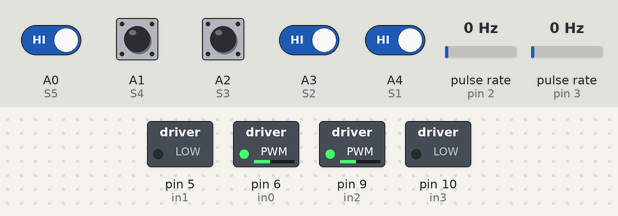
A sketch run on a simulated Arduino Uno, built with avr-gcc and run on an emulated ATmega328P. Shown: switched loads named in the sketch (green lamp = pin HIGH). Wiring (inferred from the names in the program): 2 × pulse sensor: data pin 2 / data pin 3. Inputs (shaded band) come from the test bench; at power-on: A0 (S5), A1 (S4), A2 (S3), A3 (S2), A4 (S1) HIGH, pulse rate (sensors on pin 2, pin 3) 0 Hz.

Above: at 1.2 s.
1.3 s: A0 (S5) driven LOW
At 2.5 s:
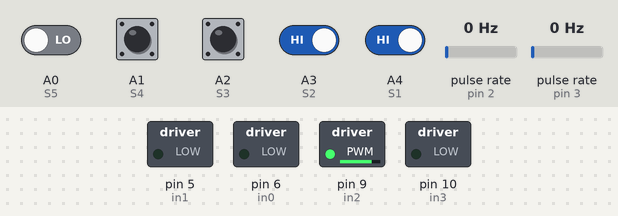
2.8 s: A4 (S1) driven LOW
At 3.7 s:
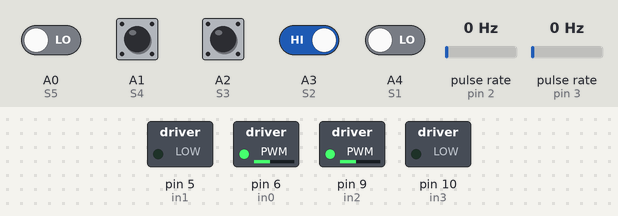
4.3 s: A3 (S2) driven LOW
At 4.8 s:
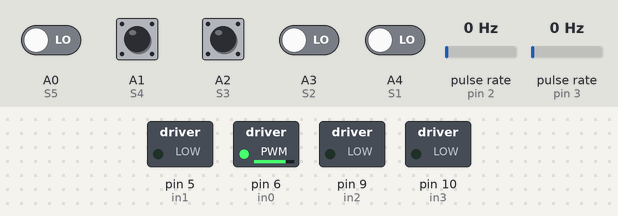
5.8 s: A3 (S2) driven HIGH
At 7.1 s:
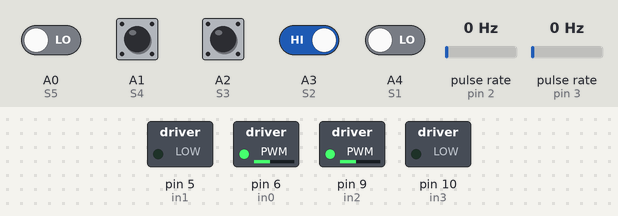
Timing chart, 0 to 8.3 s (numbered marks = the images above; inputs shaded):
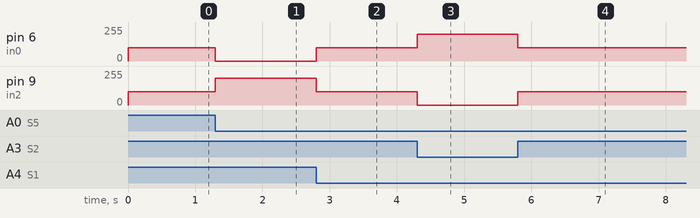

Measured:
- after the input at 1.3 s, pin 6 (in0): 100/255 → 0/255 at once; pin 9 (in2): 100/255 → 200/255 at once
- after the input at 2.8 s, pin 6 (in0): 0/255 → 100/255 at once; pin 9 (in2): 200/255 → 100/255 at once
- after the input at 4.3 s, pin 6 (in0): 100/255 → 200/255 at once; pin 9 (in2): 100/255 → 0/255 at once
- after the input at 5.8 s, pin 6 (in0): 200/255 → 100/255 at once; pin 9 (in2): 0/255 → 100/255 at once

The sketch:

lifo_draft.ino
```cpp
// Motor driver pins
int in0 = 6;
int in1 = 5;
int in2 = 9;
int in3 = 10;


// int ena = 25;   // PWM pin
// int enb = 26;   // PWM pin

// IR sensors
#define S1 A4
#define S2 A3
#define S3 A2
#define S4 A1
#define S5 A0

// Encoder pins
#define ENC_L 2
#define ENC_R 3

volatile long leftCount = 0;
volatile long rightCount = 0;

// 90-degree turn calibration (START VALUE)
#define TURN_COUNT 260
#define FORWARD_COUNT 240


// int encoderPin1= 33;
// int encoderPin2 = 34;

//PID Varables
float Kp = 100;
float Ki = 0;
float Kd = 0;

float error = 0;
float previousError = 0;
float integral = 0;
unsigned long lastTime = 0;
int baseSpeed = 100;
int previous_error = 0;

//need to check for high and low
void setup() {
  // put your setup code here, to run once:

  pinMode(in1, OUTPUT);
  pinMode(in2, OUTPUT);
  pinMode(in3, OUTPUT);
  pinMode(in0, OUTPUT);


  pinMode(S1, INPUT);
  pinMode(S2, INPUT);
  pinMode(S3, INPUT);
  pinMode(S4, INPUT);
  pinMode(S5, INPUT);
  Serial.begin(9600);

  pinMode(ENC_L, INPUT_PULLUP);
  pinMode(ENC_R, INPUT_PULLUP);

  attachInterrupt(digitalPinToInterrupt(ENC_L), leftEncoderISR, RISING);
  attachInterrupt(digitalPinToInterrupt(ENC_R), rightEncoderISR, RISING);


  lastTime = millis();


//   pinMode(encoderPin1, INPUT_PULLUP);
//   pinMode(encoderPin2, INPUT_PULLUP);

//   digitalWrite(encoderPin1, HIGH);
//   digitalWrite(encoderPin2, HIGH);


// attachInterrupt(encoderPin1, updateEncoder, CHANGE);
// attachInterrupt(encoderPin2, updateEncoder, CHANGE);


}
 int readError(int prev_error) {
  int s1 = !digitalRead(S1);
  int s2 = !digitalRead(S2);   //check after serial printing
  int s3 = !digitalRead(S3);
  int s4 = !digitalRead(S4);
  int s5 = !digitalRead(S5);
  // Serial.print(s1);
  // Serial.print(s2);
  // Serial.print(s3);
  // Serial.print(s4);
  // Serial.println(s5);


  int error =  (-2*s1) + (-1*s2) + (0*s3) + (1*s4) + (2*s5);
  if(s1 == 0 && s2 == 0 && s4 == 0 && s5 == 0 && s3 == 0) {
    error = prev_error;
  }
  return error;
}


int computePID(int error) {
  unsigned long now = millis();
  float dt = (now - lastTime) / 1000.0; // seconds
  lastTime = now;

  if (dt <= 0) dt = 0.001; // safety

  // Integral with anti-windup
  integral += error * dt;
  integral = constrain(integral, -50, 50);

  // Derivative
  float derivative = (error - previousError) / dt;
  previousError = error;

  float output = (Kp * error) + (Ki * integral) + (Kd * derivative);

  return constrain(output, -100, 100);
}

void setMotorSpeed(int leftSpeed, int rightSpeed) {
  int s1 = !digitalRead(S1);
  int s2 = !digitalRead(S2);   //check after serial printing
  int s3 = !digitalRead(S3);
  int s4 = !digitalRead(S4);
  int s5 = !digitalRead(S5);
  // if(s1 == 0 && s2 == 0 && s4 == 0 && s5 == 0 && s3 == 0) {
  //   leftSpeed = 0;
  //   rightSpeed =0;

  // }
  leftSpeed = constrain(leftSpeed, 0, 255);
  rightSpeed = constrain(rightSpeed, 0, 255);
  // leftSpeed = 50;
  // rightSpeed = 50;
  // Forward


  analogWrite(in0, leftSpeed);
  digitalWrite(in1, LOW);
  analogWrite(in2, rightSpeed);
  digitalWrite(in3, LOW);

  // ledcWrite(0, leftSpeed);
  // ledcWrite(1, rightSpeed);
}
void leftEncoderISR() {
  leftCount++;
}

void rightEncoderISR() {
  rightCount++;
}

void turnLeft90() {
  leftCount = 0;
  rightCount = 0;

  while (leftCount < FORWARD_COUNT || rightCount < FORWARD_COUNT) {
    analogWrite(in0, 80);   // left motor PWM
    digitalWrite(in1, LOW); // reverse

    analogWrite(in2, 80);   // right motor PWM
    digitalWrite(in3, LOW); // forward
  }
  analogWrite(in0, 0);
  analogWrite(in2, 0);
  delay(50);
  leftCount = 0;
  rightCount = 0;
  // Left motor backward, right motor forward
  while (leftCount < TURN_COUNT) {
    analogWrite(in0, 80);   // left motor PWM
    digitalWrite(in1, HIGH); // reverse

    analogWrite(in2, 80);   // right motor PWM
    digitalWrite(in3, LOW); // forward
  }

  // Stop motors
  analogWrite(in0, 0);
  analogWrite(in2, 0);

  delay(50);  // short settle delay
}

void turnRight90() {
  leftCount = 0;
  rightCount = 0;

  while (leftCount < FORWARD_COUNT || rightCount < FORWARD_COUNT) {
    analogWrite(in0, 80);   // left motor PWM
    digitalWrite(in1, LOW); // reverse

    analogWrite(in2, 80);   // right motor PWM
    digitalWrite(in3, LOW); // forward
  }
  analogWrite(in0, 0);
  analogWrite(in2, 0);
  delay(50);
  leftCount = 0;
  rightCount = 0;
  // Left motor backward, right motor forward
  while (rightCount < TURN_COUNT) {
    analogWrite(in0, 80);   // left motor PWM
    digitalWrite(in1, LOW); // reverse

    analogWrite(in2, 80);   // right motor PWM
    digitalWrite(in3, HIGH); // forward
  }

  // Stop motors
  analogWrite(in0, 0);
  analogWrite(in2, 0);

  delay(50);  // short settle delay
}

void moveForward() {
  leftCount = 0;
  rightCount = 0;

  while (leftCount < FORWARD_COUNT || rightCount < FORWARD_COUNT) {
    analogWrite(in0, 80);   // left motor PWM
    digitalWrite(in1, LOW); // reverse

    analogWrite(in2, 80);   // right motor PWM
    digitalWrite(in3, LOW); // forward
  }
  analogWrite(in0, 0);
  analogWrite(in2, 0);
  delay(50);
}

bool isJunction() {
  int s1 = !digitalRead(S1);
  int s2 = !digitalRead(S2);
  int s3 = !digitalRead(S3);
  int s4 = !digitalRead(S4);
  int s5 = !digitalRead(S5);

  return (s1 && s2 && s3 && s4 && s5);
}


bool isLeft() {
  int s1 = !digitalRead(S1);
  int s2 = !digitalRead(S2);
  int s3 = !digitalRead(S3);
  int s4 = !digitalRead(S4);
  int s5 = !digitalRead(S5);

  return (s5 && s4 && s3 && !s1 && !s2);
}
bool isRight() {
  int s1 = !digitalRead(S1);
  int s2 = !digitalRead(S2);
  int s3 = !digitalRead(S3);
  int s4 = !digitalRead(S4);
  int s5 = !digitalRead(S5);

  return  (s1 && s2 && s3 && !s4 && !s5);
}


void loop() {
  // put your main code here, to run repeatedly:
  if (isJunction()) {
    // Stop motors before turning
    analogWrite(in0, 0);
    analogWrite(in2, 0);
    delay(50);

    moveForward();   // or turnRight90()
    return;         // resume PID after turn
  }

   if (isLeft()) {
    // Stop motors before turning
    analogWrite(in0, 0);
    analogWrite(in2, 0);
    delay(50);

    turnLeft90();   // or turnRight90()
    return;         // resume PID after turn
  }

   if (isRight()) {
    // Stop motors before turning
    analogWrite(in0, 0);
    analogWrite(in2, 0);
    delay(50);

    turnRight90();   // or turnRight90()
    return;         // resume PID after turn
  }

  error = readError(previous_error);
  if (abs(error) < 0.5) {
    integral = 0;
  }
  previous_error = error;

  int correction = computePID(error);
  int leftMotorSpeed = baseSpeed - correction;
  int rightMotorSpeed = baseSpeed + correction;

  setMotorSpeed(leftMotorSpeed, rightMotorSpeed);


}
```
